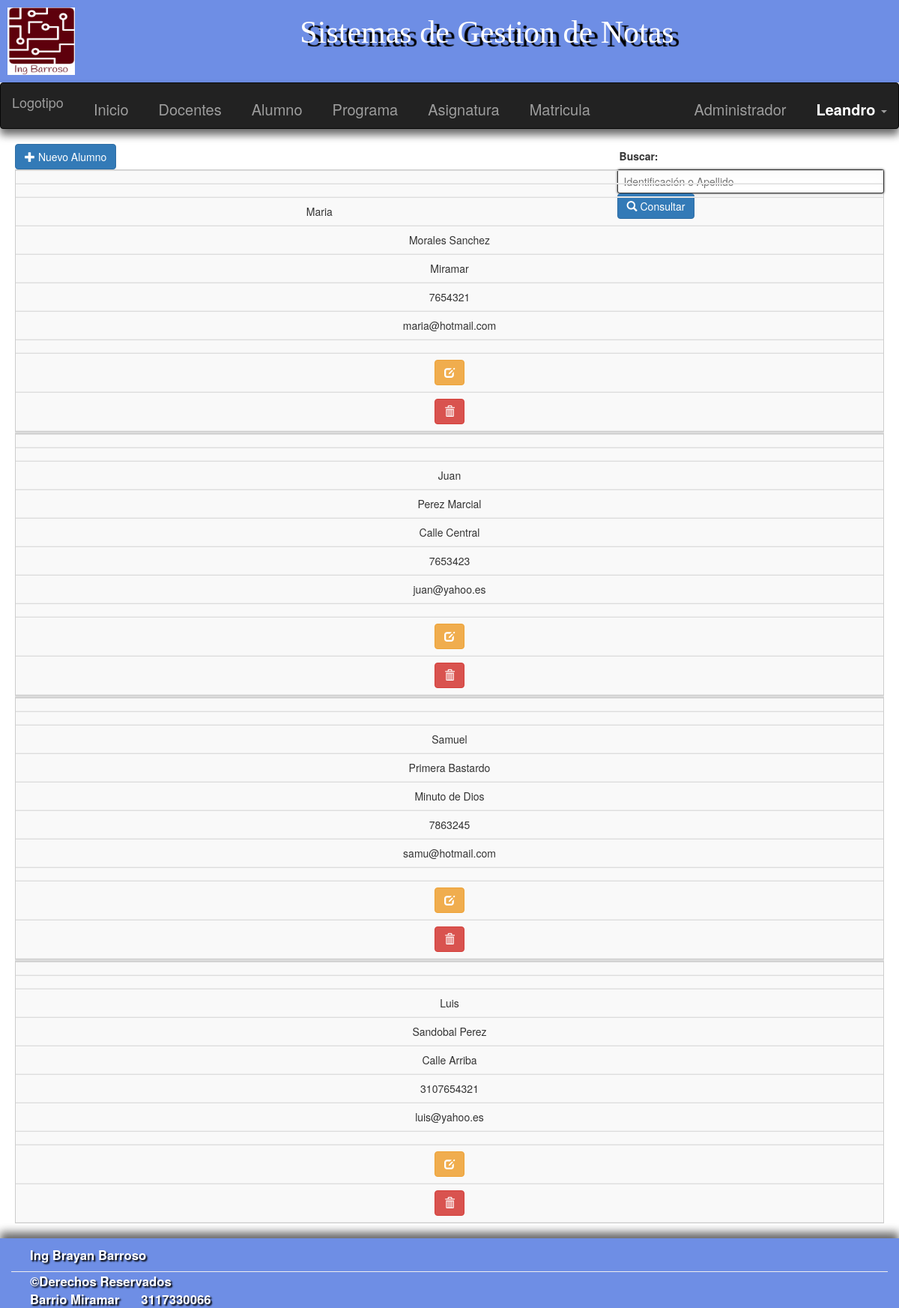
/Admin/Alumno/Alumno.php (signed in), run on the app's committed database.
### tables this page shows
CREATE TABLE `alumno` (
  `Id` double NOT NULL,
  `Nombres` varchar(50) NOT NULL,
  `pApellido` varchar(25) NOT NULL,
  `sApellido` varchar(25) DEFAULT NULL,
  `Direccion` varchar(30) NOT NULL,
  `Telefono` double DEFAULT NULL,
  `Correo` varchar(30) DEFAULT NULL
);

### Admin/Alumno/Alumno.php (the view, shortened to what this page needs)
<!DOCTYPE html>
<html lang="en">
<head>
	<link rel="stylesheet" href="../../estilos/css/jquery-ui.css">
	<link rel="stylesheet" href="../../estilos/css/bootstrap.min.css">
	<link rel="stylesheet" href="../../estilos/css/estilo.css">
</head>
<body>
	<?php
	include("../header.php");
	?>
	<div class="contenido">
		<form action="Buscar.php" method="post" class="buscar">
			<label for="busca">Buscar:</label>
			<input type="text" id="busca" name="busca" placeholder="Identificación o Apellido">
			<button class="btn btn-primary"><span class="glyphicon glyphicon-search"></span> Consultar</button>
		</form>
		<button type="button" class="btn btn-primary" data-toggle="modal" data-target="#myModal">
			<span class="glyphicon glyphicon-plus"></span> Nuevo Alumno
		</button>
	</div>
	<?php
	include("../../Conexion/Conexion.php");
	$sql = "SELECT * FROM Alumno ORDER BY Alumno.`pApellido` ASC";
	$result = $pdo->prepare($sql);
	$result->execute();
	$rows = $result->fetchAll();
	?>
	<div class="contenido">
		<table class="table table-striped">
			<?php
			foreach ($rows as $row) :
			?>
				<tbody>
					<tr>
						<td><?php echo $row['Tipo']; ?></td>
						<td><?php echo $row['Doc']; ?></td>
						<td><?php echo $row['Nombres'];
								echo $row['Snom']; ?></td>
						<td><?php echo $row['pApellido'];
								echo $row['sApellido']; ?></td>
						<td><?php echo $row['Direccion']; ?></td>
						<td><?php echo $row['Telefono']; ?></td>
						<td><?php echo $row['Correo']; ?></td>
						<td><?php echo $row['Usuario']; ?></td>
						<td>
							<a href="form-update.php?cc=<?php echo $row['Id']; ?>" class="btn btn-warning"><span class="glyphicon glyphicon-edit" aria-hidden="true"></span></a>
						</td>
						<td>
							<a href="delete.php?ced=<?php echo $row['Id']; ?>" class="btn btn-danger"><span class="glyphicon glyphicon-trash" aria-hidden="true"></span></a>
						</td>
					</tr>
				</tbody>
			<?php
			endforeach;
			?>
		</table>
	</div>
	<?php include("../footer.php"); ?>
</body>
</html>

### Admin/header.php (shortened to what this page needs)
<header class="cabecera">
	<img class="logo" src="../../estilos/img/Captura.PNG" alt="Logo Principal" width="100" height="100" />
	<hgroup>
		<h1>Sistemas de Gestion de Notas</h1>
	</hgroup>
</header>
<nav class="navbar navbar-inverse" role="navigation">
	<div class="navbar-header">
		<a class="navbar-brand" href="#">Logotipo</a>
	</div>
	<div class="collapse navbar-collapse navbar-ex1-collapse">
		<ul class="nav navbar-nav">
			<li><a href="../index.php">Inicio</a></li>
			<li><a href="../Profesor/Profesor.php">Docentes</a></li>
			<li><a href="../Alumno/Alumno.php">Alumno</a></li>
			<li><a href="../Programas/Programas.php">Programa</a></li>
			<li><a href="../Asignaturas/Asignatura.php">Asignatura</a></li>
			<li><a href="../Matricula/matricula.php">Matricula</a></li>
		</ul>
		<ul class="nav navbar-nav navbar-right">
			<li><a href="#">Administrador</a></li>
			<li class="dropdown">
				<a href="#" class="dropdown-toggle" data-toggle="dropdown" role="button" aria-haspopup="true" aria-expanded="false"><strong style="color: #fff"><?php echo $_SESSION['user_nombre']; ?></strong> <span class="caret"></span></a>
			</li>
		</ul>
	</div>
</nav>

### Admin/footer.php
<footer class="" id="footer">
	<div class="pie">
		<p>Ing Brayan Barroso</p>
		<hr>
		<span class="autor">&copy;Derechos Reservados</span>
		<span class="dir">Barrio Miramar</span>
		<span class="tel">3117330066</span>
	</div>
</footer>

### estilos/css/estilo.css (style rules this page uses)
body { margin: 0; padding: 0; box-sizing: border-box; }
header { background: rgba(14, 68, 212, 0.6); max-height: 100%; overflow: hidden; padding-bottom: 10px; width: 100%; }
header .logo { float: left; margin: auto; padding-top: 10px; padding-left: 10px; position: relative; }
header h1 { color: white; font-family: Impact; font-size: 3em; text-align: center; text-shadow: 8px 5px 1px #000; }
nav { box-shadow: 0px 8px 11px 0px rgba(14, 14, 15, 0.62); font-size: 20px; margin-top: 0px; padding: 0px; }
nav ul li { display: inline-block; list-style: none; margin-left: 10px; margin-top: 10px; }
.contenido { margin-left: 20px; margin-right: 20px; }
.contenido .buscar { float: right; }
.contenido .buscar label { width: auto; }
form label { width: 150px; margin-top: 3px; display: inline-block; padding: 3px; }
form input, select { border: 1px solid; border-radius: 3px; box-shadow: 0px 0px 3px, 0 10px 15px #fcfcfc inset; height: auto; width: 100%; padding: 5px 8px; -moz-transition: padding 0.25s; -webkit-transition: padding 0.25s; -o-transition: padding 0.25s; transition: padding 0.25s; }
table { width: 100%; border-collapse: collapse; }
tr:nth-of-type(odd) { background: #fff; }
td, th { padding: 6px; border: 1px solid #ccc; text-align: center; }
footer { background: rgba(14, 68, 212, 0.6); box-shadow: 0px -8px 11px 0px rgba(14, 14, 15, 0.62); max-height: 630px; margin-top: 20px; overflow: hidden; position: relative; width: 100%; }
footer .pie { padding-right: 15px; padding-left: 15px; margin-right: auto; margin-left: auto; }
footer hr { padding: 0px; margin: 0px; }
.pie p { color: #fff; display: block; font-weight: 700; font-size: 1.2em; text-shadow: 2px 2px 2px #000; padding-top: 10px; padding-left: 25px; }
.pie .autor { color: #fff; display: block; font-weight: 700; font-size: 1.2em; text-shadow: 2px 2px 2px #000; padding-left: 25px; }
.pie .dir { color: #fff; display: inline-flex; font-weight: 700; font-size: 1.2em; text-shadow: 2px 2px 2px #000; padding-left: 25px; }
.pie .tel { color: #fff; display: inline-flex; font-weight: 700; font-size: 1.2em; text-shadow: 2px 2px 2px #000; padding-left: 25px; }
@media only screen and (max-width: 760px),
  (min-device-width: 768px) and (max-device-width: 1024px) { table, thead, tbody, th, td, tr { display: block; } }
@media only screen and (max-width: 760px),
  (min-device-width: 768px) and (max-device-width: 1024px) { tr { border: 1px solid #ccc; } }
@media only screen and (max-width: 760px),
  (min-device-width: 768px) and (max-device-width: 1024px) { td { border: none; border-bottom: 1px solid #eee; position: relative; padding-left: 50%; } }
@media only screen and (max-width: 760px),
  (min-device-width: 768px) and (max-device-width: 1024px) { td:before { position: absolute; top: 6px; left: 6px; width: 45%; padding-right: 10px; white-space: nowrap; } }

### data on the page
alumno: Nombres "Maria", pApellido "Morales", sApellido "Sanchez", Direccion "Miramar", Telefono "7654321", Correo "maria@hotmail.com"
alumno: Nombres "Juan", pApellido "Perez", sApellido "Marcial", Direccion "Calle Central", Telefono "7653423", Correo "juan@yahoo.es"
alumno: Nombres "Samuel", pApellido "Primera", sApellido "Bastardo", Direccion "Minuto de Dios", Telefono "7863245", Correo "samu@hotmail.com"
alumno: Nombres "Luis", pApellido "Sandobal", sApellido "Perez", Direccion "Calle Arriba", Telefono "3107654321", Correo "luis@yahoo.es"

### other printed values
$_SESSION['user_nombre'] "Leandro"
